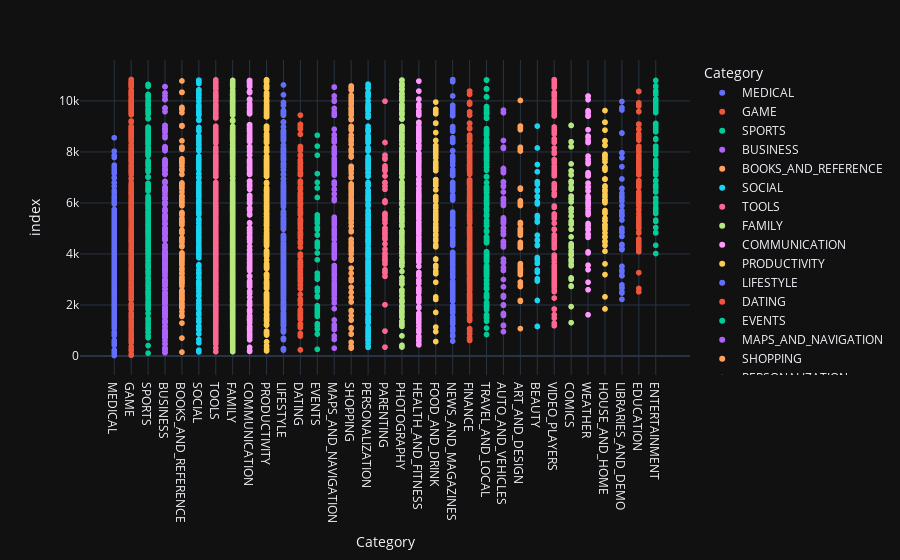

Here is the notebook cell this chart was saved with:
### Code cell
fig = px.scatter(sub_250, x="Category", color="Category")
fig.show()

### Figure 1 — Plotly figure (JSON) as saved in the notebook; plotly's stock layout.template omitted (floating-point values rounded to 4 significant figures; data arrays with more than 128 entries replaced by an {"elided": "..."} marker saying what was removed)
{"data": [{"hovertemplate": "Category=%{x}<br>index=%{y}<extra></extra>", "legendgroup": "MEDICAL", "marker": {"color": "#636efa", "symbol": "circle"}, "mode": "markers", "name": "MEDICAL", "showlegend": true, "type": "scattergl", "x": {"elided": "302 str values"}, "xaxis": "x", "y": {"elided": "302 int values"}, "yaxis": "y"}, {"hovertemplate": "Category=%{x}<br>index=%{y}<extra></extra>", "legendgroup": "GAME", "marker": {"color": "#EF553B", "symbol": "circle"}, "mode": "markers", "name": "GAME", "showlegend": true, "type": "scattergl", "x": {"elided": "1074 str values"}, "xaxis": "x", "y": {"elided": "1074 int values"}, "yaxis": "y"}, {"hovertemplate": "Category=%{x}<br>index=%{y}<extra></extra>", "legendgroup": "SPORTS", "marker": {"color": "#00cc96", "symbol": "circle"}, "mode": "markers", "name": "SPORTS", "showlegend": true, "type": "scattergl", "x": {"elided": "286 str values"}, "xaxis": "x", "y": {"elided": "286 int values"}, "yaxis": "y"}, {"hovertemplate": "Category=%{x}<br>index=%{y}<extra></extra>", "legendgroup": "BUSINESS", "marker": {"color": "#ab63fa", "symbol": "circle"}, "mode": "markers", "name": "BUSINESS", "showlegend": true, "type": "scattergl", "x": {"elided": "270 str values"}, "xaxis": "x", "y": {"elided": "270 int values"}, "yaxis": "y"}, {"hovertemplate": "Category=%{x}<br>index=%{y}<extra></extra>", "legendgroup": "BOOKS_AND_REFERENCE", "marker": {"color": "#FFA15A", "symbol": "circle"}, "mode": "markers", "name": "BOOKS_AND_REFERENCE", "showlegend": true, "type": "scattergl", "x": {"elided": "177 str values"}, "xaxis": "x", "y": {"elided": "177 int values"}, "yaxis": "y"}, {"hovertemplate": "Category=%{x}<br>index=%{y}<extra></extra>", "legendgroup": "SOCIAL", "marker": {"color": "#19d3f3", "symbol": "circle"}, "mode": "markers", "name": "SOCIAL", "showlegend": true, "type": "scattergl", "x": {"elided": "244 str values"}, "xaxis": "x", "y": {"elided": "244 int values"}, "yaxis": "y"}, {"hovertemplate": "Category=%{x}<br>index=%{y}<extra></extra>", "legendgroup": "TOOLS", "marker": {"color": "#FF6692", "symbol": "circle"}, "mode": "markers", "name": "TOOLS", "showlegend": true, "type": "scattergl", "x": {"elided": "733 str values"}, "xaxis": "x", "y": {"elided": "733 int values"}, "yaxis": "y"}, {"hovertemplate": "Category=%{x}<br>index=%{y}<extra></extra>", "legendgroup": "FAMILY", "marker": {"color": "#B6E880", "symbol": "circle"}, "mode": "markers", "name": "FAMILY", "showlegend": true, "type": "scattergl", "x": {"elided": "1714 str values"}, "xaxis": "x", "y": {"elided": "1714 int values"}, "yaxis": "y"}, {"hovertemplate": "Category=%{x}<br>index=%{y}<extra></extra>", "legendgroup": "COMMUNICATION", "marker": {"color": "#FF97FF", "symbol": "circle"}, "mode": "markers", "name": "COMMUNICATION", "showlegend": true, "type": "scattergl", "x": {"elided": "307 str values"}, "xaxis": "x", "y": {"elided": "307 int values"}, "yaxis": "y"}, {"hovertemplate": "Category=%{x}<br>index=%{y}<extra></extra>", "legendgroup": "PRODUCTIVITY", "marker": {"color": "#FECB52", "symbol": "circle"}, "mode": "markers", "name": "PRODUCTIVITY", "showlegend": true, "type": "scattergl", "x": {"elided": "334 str values"}, "xaxis": "x", "y": {"elided": "334 int values"}, "yaxis": "y"}, {"hovertemplate": "Category=%{x}<br>index=%{y}<extra></extra>", "legendgroup": "LIFESTYLE", "marker": {"color": "#636efa", "symbol": "circle"}, "mode": "markers", "name": "LIFESTYLE", "showlegend": true, "type": "scattergl", "x": {"elided": "301 str values"}, "xaxis": "x", "y": {"elided": "301 int values"}, "yaxis": "y"}, {"hovertemplate": "Category=%{x}<br>index=%{y}<extra></extra>", "legendgroup": "DATING", "marker": {"color": "#EF553B", "symbol": "circle"}, "mode": "markers", "name": "DATING", "showlegend": true, "type": "scattergl", "x": {"elided": "159 str values"}, "xaxis": "x", "y": {"elided": "159 int values"}, "yaxis": "y"}, {"hovertemplate": "Category=%{x}<br>index=%{y}<extra></extra>", "legendgroup": "EVENTS", "marker": {"color": "#00cc96", "symbol": "circle"}, "mode": "markers", "name": "EVENTS", "showlegend": true, "type": "scattergl", "x": ["EVENTS", "EVENTS", "EVENTS", "EVENTS", "EVENTS", "EVENTS", "EVENTS", "EVENTS", "EVENTS", "EVENTS", "EVENTS", "EVENTS", "EVENTS", "EVENTS", "EVENTS", "EVENTS", "EVENTS", "EVENTS", "EVENTS", "EVENTS", "EVENTS", "EVENTS", "EVENTS", "EVENTS", "EVENTS", "EVENTS", "EVENTS", "EVENTS", "EVENTS", "EVENTS", "EVENTS", "EVENTS", "EVENTS", "EVENTS", "EVENTS", "EVENTS", "EVENTS", "EVENTS", "EVENTS", "EVENTS", "EVENTS", "EVENTS", "EVENTS", "EVENTS", "EVENTS"], "xaxis": "x", "y": [265, 861, 1051, 1181, 1268, 1557, 1558, 1633, 1685, 1768, 1790, 1862, 1971, 2316, 2351, 2539, 2661, 3014, 3125, 3250, 3774, 4039, 4267, 4356, 4447, 4469, 4738, 4754, 4963, 5006, 5039, 5040, 5041, 5216, 5223, 5347, 5430, 5531, 6216, 6588, 6808, 7150, 7872, 8228, 8654], "yaxis": "y"}, {"hovertemplate": "Category=%{x}<br>index=%{y}<extra></extra>", "legendgroup": "MAPS_AND_NAVIGATION", "marker": {"color": "#ab63fa", "symbol": "circle"}, "mode": "markers", "name": "MAPS_AND_NAVIGATION", "showlegend": true, "type": "scattergl", "x": ["MAPS_AND_NAVIGATION", "MAPS_AND_NAVIGATION", "MAPS_AND_NAVIGATION", "MAPS_AND_NAVIGATION", "MAPS_AND_NAVIGATION", "MAPS_AND_NAVIGATION", "MAPS_AND_NAVIGATION", "MAPS_AND_NAVIGATION", "MAPS_AND_NAVIGATION", "MAPS_AND_NAVIGATION", "MAPS_AND_NAVIGATION", "MAPS_AND_NAVIGATION", "MAPS_AND_NAVIGATION", "MAPS_AND_NAVIGATION", "MAPS_AND_NAVIGATION", "MAPS_AND_NAVIGATION", "MAPS_AND_NAVIGATION", "MAPS_AND_NAVIGATION", "MAPS_AND_NAVIGATION", "MAPS_AND_NAVIGATION", "MAPS_AND_NAVIGATION", "MAPS_AND_NAVIGATION", "MAPS_AND_NAVIGATION", "MAPS_AND_NAVIGATION", "MAPS_AND_NAVIGATION", "MAPS_AND_NAVIGATION", "MAPS_AND_NAVIGATION", "MAPS_AND_NAVIGATION", "MAPS_AND_NAVIGATION", "MAPS_AND_NAVIGATION", "MAPS_AND_NAVIGATION", "MAPS_AND_NAVIGATION", "MAPS_AND_NAVIGATION", "MAPS_AND_NAVIGATION", "MAPS_AND_NAVIGATION", "MAPS_AND_NAVIGATION", "MAPS_AND_NAVIGATION", "MAPS_AND_NAVIGATION", "MAPS_AND_NAVIGATION", "MAPS_AND_NAVIGATION", "MAPS_AND_NAVIGATION", "MAPS_AND_NAVIGATION", "MAPS_AND_NAVIGATION", "MAPS_AND_NAVIGATION", "MAPS_AND_NAVIGATION", "MAPS_AND_NAVIGATION", "MAPS_AND_NAVIGATION", "MAPS_AND_NAVIGATION", "MAPS_AND_NAVIGATION", "MAPS_AND_NAVIGATION", "MAPS_AND_NAVIGATION", "MAPS_AND_NAVIGATION", "MAPS_AND_NAVIGATION", "MAPS_AND_NAVIGATION", "MAPS_AND_NAVIGATION", "MAPS_AND_NAVIGATION", "MAPS_AND_NAVIGATION", "MAPS_AND_NAVIGATION", "MAPS_AND_NAVIGATION", "MAPS_AND_NAVIGATION", "MAPS_AND_NAVIGATION", "MAPS_AND_NAVIGATION", "MAPS_AND_NAVIGATION", "MAPS_AND_NAVIGATION", "MAPS_AND_NAVIGATION", "MAPS_AND_NAVIGATION", "MAPS_AND_NAVIGATION", "MAPS_AND_NAVIGATION", "MAPS_AND_NAVIGATION", "MAPS_AND_NAVIGATION", "MAPS_AND_NAVIGATION", "MAPS_AND_NAVIGATION", "MAPS_AND_NAVIGATION", "MAPS_AND_NAVIGATION", "MAPS_AND_NAVIGATION", "MAPS_AND_NAVIGATION", "MAPS_AND_NAVIGATION", "MAPS_AND_NAVIGATION", "MAPS_AND_NAVIGATION", "MAPS_AND_NAVIGATION", "MAPS_AND_NAVIGATION", "MAPS_AND_NAVIGATION", "MAPS_AND_NAVIGATION", "MAPS_AND_NAVIGATION", "MAPS_AND_NAVIGATION", "MAPS_AND_NAVIGATION", "MAPS_AND_NAVIGATION", "MAPS_AND_NAVIGATION", "MAPS_AND_NAVIGATION", "MAPS_AND_NAVIGATION", "MAPS_AND_NAVIGATION", "MAPS_AND_NAVIGATION", "MAPS_AND_NAVIGATION", "MAPS_AND_NAVIGATION", "MAPS_AND_NAVIGATION", "MAPS_AND_NAVIGATION", "MAPS_AND_NAVIGATION", "MAPS_AND_NAVIGATION", "MAPS_AND_NAVIGATION", "MAPS_AND_NAVIGATION", "MAPS_AND_NAVIGATION", "MAPS_AND_NAVIGATION", "MAPS_AND_NAVIGATION", "MAPS_AND_NAVIGATION", "MAPS_AND_NAVIGATION", "MAPS_AND_NAVIGATION", "MAPS_AND_NAVIGATION", "MAPS_AND_NAVIGATION", "MAPS_AND_NAVIGATION", "MAPS_AND_NAVIGATION", "MAPS_AND_NAVIGATION", "MAPS_AND_NAVIGATION", "MAPS_AND_NAVIGATION", "MAPS_AND_NAVIGATION", "MAPS_AND_NAVIGATION", "MAPS_AND_NAVIGATION", "MAPS_AND_NAVIGATION", "MAPS_AND_NAVIGATION", "MAPS_AND_NAVIGATION", "MAPS_AND_NAVIGATION", "MAPS_AND_NAVIGATION", "MAPS_AND_NAVIGATION", "MAPS_AND_NAVIGATION", "MAPS_AND_NAVIGATION"], "xaxis": "x", "y": [308, 650, 786, 1037, 1140, 1225, 1414, 1855, 2084, 2085, 2232, 2257, 2273, 2284, 2411, 2499, 2523, 2623, 2641, 2736, 2799, 2823, 2876, 3004, 3132, 3188, 3199, 3218, 3325, 3413, 3455, 3534, 3547, 3836, 3932, 3996, 4015, 4063, 4083, 4097, 4118, 4155, 4242, 4265, 4328, 4398, 4567, 4604, 4734, 4753, 4854, 4923, 4954, 4986, 5131, 5132, 5161, 5196, 5270, 5345, 5440, 6092, 6170, 6352, 6532, 6539, 6724, 6731, 6778, 6822, 7095, 7096, 7097, 7098, 7199, 7209, 7307, 7352, 7458, 7540, 7570, 7579, 7650, 7722, 7747, 7907, 7921, 7922, 7950, 7951, 8058, 8175, 8389, 8390, 8391, 8392, 8393, 8394, 8395, 8396, 8397, 8398, 8399, 8493, 8535, 8536, 8674, 8890, 9435, 9436, 9437, 9438, 9481, 9486, 9556, 9701, 9706, 9988, 10023, 10195, 10540, 10541, 10542, 10543], "yaxis": "y"}, {"hovertemplate": "Category=%{x}<br>index=%{y}<extra></extra>", "legendgroup": "SHOPPING", "marker": {"color": "#FFA15A", "symbol": "circle"}, "mode": "markers", "name": "SHOPPING", "showlegend": true, "type": "scattergl", "x": {"elided": "201 str values"}, "xaxis": "x", "y": {"elided": "201 int values"}, "yaxis": "y"}, {"hovertemplate": "Category=%{x}<br>index=%{y}<extra></extra>", "legendgroup": "PERSONALIZATION", "marker": {"color": "#19d3f3", "symbol": "circle"}, "mode": "markers", "name": "PERSONALIZATION", "showlegend": true, "type": "scattergl", "x": {"elided": "310 str values"}, "xaxis": "x", "y": {"elided": "310 int values"}, "yaxis": "y"}, {"hovertemplate": "Category=%{x}<br>index=%{y}<extra></extra>", "legendgroup": "PARENTING", "marker": {"color": "#FF6692", "symbol": "circle"}, "mode": "markers", "name": "PARENTING", "showlegend": true, "type": "scattergl", "x": ["PARENTING", "PARENTING", "PARENTING", "PARENTING", "PARENTING", "PARENTING", "PARENTING", "PARENTING", "PARENTING", "PARENTING", "PARENTING", "PARENTING", "PARENTING", "PARENTING", "PARENTING", "PARENTING", "PARENTING", "PARENTING", "PARENTING", "PARENTING", "PARENTING", "PARENTING", "PARENTING", "PARENTING", "PARENTING", "PARENTING", "PARENTING", "PARENTING", "PARENTING", "PARENTING", "PARENTING", "PARENTING", "PARENTING", "PARENTING", "PARENTING", "PARENTING", "PARENTING", "PARENTING", "PARENTING", "PARENTING", "PARENTING", "PARENTING", "PARENTING", "PARENTING", "PARENTING", "PARENTING", "PARENTING", "PARENTING", "PARENTING", "PARENTING"], "xaxis": "x", "y": [349, 978, 2012, 3123, 3263, 3304, 3383, 3609, 3707, 3752, 3820, 3901, 3981, 4036, 4187, 4393, 4581, 4642, 4654, 4749, 4818, 4853, 4921, 4999, 5017, 5220, 5338, 5362, 5445, 5512, 5549, 5590, 6020, 6035, 6081, 6536, 6656, 6783, 6805, 7059, 7060, 7260, 7312, 7379, 7452, 7721, 7770, 7876, 8371, 9987], "yaxis": "y"}, {"hovertemplate": "Category=%{x}<br>index=%{y}<extra></extra>", "legendgroup": "PHOTOGRAPHY", "marker": {"color": "#B6E880", "symbol": "circle"}, "mode": "markers", "name": "PHOTOGRAPHY", "showlegend": true, "type": "scattergl", "x": {"elided": "304 str values"}, "xaxis": "x", "y": {"elided": "304 int values"}, "yaxis": "y"}, {"hovertemplate": "Category=%{x}<br>index=%{y}<extra></extra>", "legendgroup": "HEALTH_AND_FITNESS", "marker": {"color": "#FF97FF", "symbol": "circle"}, "mode": "markers", "name": "HEALTH_AND_FITNESS", "showlegend": true, "type": "scattergl", "x": {"elided": "262 str values"}, "xaxis": "x", "y": {"elided": "262 int values"}, "yaxis": "y"}, {"hovertemplate": "Category=%{x}<br>index=%{y}<extra></extra>", "legendgroup": "FOOD_AND_DRINK", "marker": {"color": "#FECB52", "symbol": "circle"}, "mode": "markers", "name": "FOOD_AND_DRINK", "showlegend": true, "type": "scattergl", "x": ["FOOD_AND_DRINK", "FOOD_AND_DRINK", "FOOD_AND_DRINK", "FOOD_AND_DRINK", "FOOD_AND_DRINK", "FOOD_AND_DRINK", "FOOD_AND_DRINK", "FOOD_AND_DRINK", "FOOD_AND_DRINK", "FOOD_AND_DRINK", "FOOD_AND_DRINK", "FOOD_AND_DRINK", "FOOD_AND_DRINK", "FOOD_AND_DRINK", "FOOD_AND_DRINK", "FOOD_AND_DRINK", "FOOD_AND_DRINK", "FOOD_AND_DRINK", "FOOD_AND_DRINK", "FOOD_AND_DRINK", "FOOD_AND_DRINK", "FOOD_AND_DRINK", "FOOD_AND_DRINK", "FOOD_AND_DRINK", "FOOD_AND_DRINK", "FOOD_AND_DRINK", "FOOD_AND_DRINK", "FOOD_AND_DRINK", "FOOD_AND_DRINK", "FOOD_AND_DRINK", "FOOD_AND_DRINK", "FOOD_AND_DRINK", "FOOD_AND_DRINK", "FOOD_AND_DRINK", "FOOD_AND_DRINK", "FOOD_AND_DRINK", "FOOD_AND_DRINK", "FOOD_AND_DRINK", "FOOD_AND_DRINK", "FOOD_AND_DRINK", "FOOD_AND_DRINK", "FOOD_AND_DRINK", "FOOD_AND_DRINK", "FOOD_AND_DRINK", "FOOD_AND_DRINK", "FOOD_AND_DRINK", "FOOD_AND_DRINK", "FOOD_AND_DRINK", "FOOD_AND_DRINK", "FOOD_AND_DRINK", "FOOD_AND_DRINK", "FOOD_AND_DRINK", "FOOD_AND_DRINK", "FOOD_AND_DRINK", "FOOD_AND_DRINK", "FOOD_AND_DRINK", "FOOD_AND_DRINK", "FOOD_AND_DRINK", "FOOD_AND_DRINK", "FOOD_AND_DRINK", "FOOD_AND_DRINK", "FOOD_AND_DRINK", "FOOD_AND_DRINK", "FOOD_AND_DRINK", "FOOD_AND_DRINK", "FOOD_AND_DRINK", "FOOD_AND_DRINK", "FOOD_AND_DRINK", "FOOD_AND_DRINK", "FOOD_AND_DRINK", "FOOD_AND_DRINK", "FOOD_AND_DRINK", "FOOD_AND_DRINK", "FOOD_AND_DRINK", "FOOD_AND_DRINK", "FOOD_AND_DRINK", "FOOD_AND_DRINK", "FOOD_AND_DRINK", "FOOD_AND_DRINK", "FOOD_AND_DRINK", "FOOD_AND_DRINK", "FOOD_AND_DRINK", "FOOD_AND_DRINK", "FOOD_AND_DRINK", "FOOD_AND_DRINK", "FOOD_AND_DRINK", "FOOD_AND_DRINK", "FOOD_AND_DRINK", "FOOD_AND_DRINK", "FOOD_AND_DRINK", "FOOD_AND_DRINK", "FOOD_AND_DRINK", "FOOD_AND_DRINK", "FOOD_AND_DRINK", "FOOD_AND_DRINK", "FOOD_AND_DRINK", "FOOD_AND_DRINK", "FOOD_AND_DRINK", "FOOD_AND_DRINK", "FOOD_AND_DRINK", "FOOD_AND_DRINK", "FOOD_AND_DRINK", "FOOD_AND_DRINK", "FOOD_AND_DRINK", "FOOD_AND_DRINK", "FOOD_AND_DRINK"], "xaxis": "x", "y": [568, 958, 1134, 1710, 2218, 2318, 2893, 3227, 3287, 3327, 3481, 3553, 3791, 3805, 4282, 4291, 4357, 4519, 4588, 4593, 4726, 4763, 4764, 4909, 4955, 5010, 5044, 5045, 5167, 5181, 5330, 5348, 5401, 5442, 5490, 5577, 5688, 5820, 5821, 5904, 6088, 6089, 6123, 6223, 6244, 6256, 6513, 6684, 6685, 6704, 6791, 6904, 6905, 6906, 6907, 6908, 6909, 6910, 6911, 6912, 6913, 6914, 7265, 7361, 7362, 7385, 7386, 7393, 7422, 7516, 7599, 7600, 7601, 7771, 7772, 7893, 7911, 7912, 8012, 8068, 8111, 8112, 8113, 8114, 8242, 8243, 8244, 8245, 8246, 8450, 8761, 9127, 9128, 9129, 9130, 9132, 9497, 9510, 9511, 9544, 9598, 9621, 9641, 9642, 9672, 9954], "yaxis": "y"}, {"hovertemplate": "Category=%{x}<br>index=%{y}<extra></extra>", "legendgroup": "NEWS_AND_MAGAZINES", "marker": {"color": "#636efa", "symbol": "circle"}, "mode": "markers", "name": "NEWS_AND_MAGAZINES", "showlegend": true, "type": "scattergl", "x": {"elided": "214 str values"}, "xaxis": "x", "y": {"elided": "214 int values"}, "yaxis": "y"}, {"hovertemplate": "Category=%{x}<br>index=%{y}<extra></extra>", "legendgroup": "FINANCE", "marker": {"color": "#EF553B", "symbol": "circle"}, "mode": "markers", "name": "FINANCE", "showlegend": true, "type": "scattergl", "x": {"elided": "311 str values"}, "xaxis": "x", "y": {"elided": "311 int values"}, "yaxis": "y"}, {"hovertemplate": "Category=%{x}<br>index=%{y}<extra></extra>", "legendgroup": "TRAVEL_AND_LOCAL", "marker": {"color": "#00cc96", "symbol": "circle"}, "mode": "markers", "name": "TRAVEL_AND_LOCAL", "showlegend": true, "type": "scattergl", "x": {"elided": "205 str values"}, "xaxis": "x", "y": {"elided": "205 int values"}, "yaxis": "y"}, {"hovertemplate": "Category=%{x}<br>index=%{y}<extra></extra>", "legendgroup": "AUTO_AND_VEHICLES", "marker": {"color": "#ab63fa", "symbol": "circle"}, "mode": "markers", "name": "AUTO_AND_VEHICLES", "showlegend": true, "type": "scattergl", "x": ["AUTO_AND_VEHICLES", "AUTO_AND_VEHICLES", "AUTO_AND_VEHICLES", "AUTO_AND_VEHICLES", "AUTO_AND_VEHICLES", "AUTO_AND_VEHICLES", "AUTO_AND_VEHICLES", "AUTO_AND_VEHICLES", "AUTO_AND_VEHICLES", "AUTO_AND_VEHICLES", "AUTO_AND_VEHICLES", "AUTO_AND_VEHICLES", "AUTO_AND_VEHICLES", "AUTO_AND_VEHICLES", "AUTO_AND_VEHICLES", "AUTO_AND_VEHICLES", "AUTO_AND_VEHICLES", "AUTO_AND_VEHICLES", "AUTO_AND_VEHICLES", "AUTO_AND_VEHICLES", "AUTO_AND_VEHICLES", "AUTO_AND_VEHICLES", "AUTO_AND_VEHICLES", "AUTO_AND_VEHICLES", "AUTO_AND_VEHICLES", "AUTO_AND_VEHICLES", "AUTO_AND_VEHICLES", "AUTO_AND_VEHICLES", "AUTO_AND_VEHICLES", "AUTO_AND_VEHICLES", "AUTO_AND_VEHICLES", "AUTO_AND_VEHICLES", "AUTO_AND_VEHICLES", "AUTO_AND_VEHICLES", "AUTO_AND_VEHICLES", "AUTO_AND_VEHICLES", "AUTO_AND_VEHICLES", "AUTO_AND_VEHICLES", "AUTO_AND_VEHICLES", "AUTO_AND_VEHICLES", "AUTO_AND_VEHICLES", "AUTO_AND_VEHICLES", "AUTO_AND_VEHICLES", "AUTO_AND_VEHICLES", "AUTO_AND_VEHICLES", "AUTO_AND_VEHICLES", "AUTO_AND_VEHICLES", "AUTO_AND_VEHICLES", "AUTO_AND_VEHICLES", "AUTO_AND_VEHICLES", "AUTO_AND_VEHICLES", "AUTO_AND_VEHICLES", "AUTO_AND_VEHICLES", "AUTO_AND_VEHICLES", "AUTO_AND_VEHICLES", "AUTO_AND_VEHICLES", "AUTO_AND_VEHICLES", "AUTO_AND_VEHICLES", "AUTO_AND_VEHICLES", "AUTO_AND_VEHICLES", "AUTO_AND_VEHICLES", "AUTO_AND_VEHICLES", "AUTO_AND_VEHICLES", "AUTO_AND_VEHICLES", "AUTO_AND_VEHICLES", "AUTO_AND_VEHICLES", "AUTO_AND_VEHICLES", "AUTO_AND_VEHICLES", "AUTO_AND_VEHICLES", "AUTO_AND_VEHICLES", "AUTO_AND_VEHICLES", "AUTO_AND_VEHICLES", "AUTO_AND_VEHICLES"], "xaxis": "x", "y": [956, 1188, 1209, 1591, 1626, 1669, 1987, 2008, 2312, 2336, 2337, 2345, 2359, 2372, 2712, 3000, 3352, 3470, 3657, 3668, 3692, 3801, 4275, 4366, 4473, 4486, 4492, 4758, 4790, 4791, 4903, 5018, 5019, 5020, 5202, 5210, 5239, 5263, 5277, 5283, 5293, 5294, 5302, 5306, 5346, 5354, 5367, 5372, 5388, 5416, 5902, 5977, 6086, 6149, 6180, 6430, 6645, 6672, 6823, 6824, 6825, 6826, 7186, 7215, 7231, 7313, 7320, 7353, 8138, 8184, 8449, 9539, 9640], "yaxis": "y"}, {"hovertemplate": "Category=%{x}<br>index=%{y}<extra></extra>", "legendgroup": "ART_AND_DESIGN", "marker": {"color": "#FFA15A", "symbol": "circle"}, "mode": "markers", "name": "ART_AND_DESIGN", "showlegend": true, "type": "scattergl", "x": ["ART_AND_DESIGN", "ART_AND_DESIGN", "ART_AND_DESIGN", "ART_AND_DESIGN", "ART_AND_DESIGN", "ART_AND_DESIGN", "ART_AND_DESIGN", "ART_AND_DESIGN", "ART_AND_DESIGN", "ART_AND_DESIGN", "ART_AND_DESIGN", "ART_AND_DESIGN", "ART_AND_DESIGN", "ART_AND_DESIGN", "ART_AND_DESIGN", "ART_AND_DESIGN", "ART_AND_DESIGN", "ART_AND_DESIGN", "ART_AND_DESIGN", "ART_AND_DESIGN", "ART_AND_DESIGN", "ART_AND_DESIGN", "ART_AND_DESIGN", "ART_AND_DESIGN", "ART_AND_DESIGN", "ART_AND_DESIGN", "ART_AND_DESIGN", "ART_AND_DESIGN", "ART_AND_DESIGN", "ART_AND_DESIGN", "ART_AND_DESIGN", "ART_AND_DESIGN", "ART_AND_DESIGN", "ART_AND_DESIGN", "ART_AND_DESIGN", "ART_AND_DESIGN", "ART_AND_DESIGN", "ART_AND_DESIGN", "ART_AND_DESIGN", "ART_AND_DESIGN", "ART_AND_DESIGN", "ART_AND_DESIGN", "ART_AND_DESIGN", "ART_AND_DESIGN", "ART_AND_DESIGN", "ART_AND_DESIGN", "ART_AND_DESIGN", "ART_AND_DESIGN", "ART_AND_DESIGN", "ART_AND_DESIGN", "ART_AND_DESIGN", "ART_AND_DESIGN", "ART_AND_DESIGN", "ART_AND_DESIGN", "ART_AND_DESIGN", "ART_AND_DESIGN", "ART_AND_DESIGN", "ART_AND_DESIGN", "ART_AND_DESIGN", "ART_AND_DESIGN", "ART_AND_DESIGN", "ART_AND_DESIGN"], "xaxis": "x", "y": [1076, 2145, 2159, 2177, 2725, 2773, 2891, 2902, 3189, 3284, 3305, 3370, 3399, 3414, 3427, 3433, 3513, 3598, 3622, 4243, 4274, 4340, 4352, 4434, 4454, 4735, 4775, 4819, 4855, 4878, 4935, 4965, 4977, 4978, 4987, 4988, 5162, 5174, 5178, 5197, 5201, 5214, 5233, 5901, 5919, 5975, 5989, 6021, 6083, 6540, 6552, 6563, 6585, 8037, 8123, 8183, 8872, 8943, 8995, 9012, 9013, 10018], "yaxis": "y"}, {"hovertemplate": "Category=%{x}<br>index=%{y}<extra></extra>", "legendgroup": "BEAUTY", "marker": {"color": "#19d3f3", "symbol": "circle"}, "mode": "markers", "name": "BEAUTY", "showlegend": true, "type": "scattergl", "x": ["BEAUTY", "BEAUTY", "BEAUTY", "BEAUTY", "BEAUTY", "BEAUTY", "BEAUTY", "BEAUTY", "BEAUTY", "BEAUTY", "BEAUTY", "BEAUTY", "BEAUTY", "BEAUTY", "BEAUTY", "BEAUTY", "BEAUTY", "BEAUTY", "BEAUTY", "BEAUTY", "BEAUTY", "BEAUTY", "BEAUTY", "BEAUTY", "BEAUTY", "BEAUTY", "BEAUTY", "BEAUTY", "BEAUTY", "BEAUTY", "BEAUTY", "BEAUTY", "BEAUTY", "BEAUTY", "BEAUTY", "BEAUTY", "BEAUTY", "BEAUTY", "BEAUTY", "BEAUTY", "BEAUTY", "BEAUTY"], "xaxis": "x", "y": [1159, 1164, 2178, 2940, 3010, 3028, 3286, 3306, 3338, 3371, 3632, 3633, 3635, 3769, 3839, 3862, 4329, 4348, 4531, 4553, 4736, 5254, 5284, 5433, 5460, 5506, 5961, 5978, 6022, 6036, 6239, 6259, 6476, 6509, 6732, 6827, 6828, 6829, 7223, 7506, 8156, 9014], "yaxis": "y"}, {"hovertemplate": "Category=%{x}<br>index=%{y}<extra></extra>", "legendgroup": "VIDEO_PLAYERS", "marker": {"color": "#FF6692", "symbol": "circle"}, "mode": "markers", "name": "VIDEO_PLAYERS", "showlegend": true, "type": "scattergl", "x": {"elided": "160 str values"}, "xaxis": "x", "y": {"elided": "160 int values"}, "yaxis": "y"}, {"hovertemplate": "Category=%{x}<br>index=%{y}<extra></extra>", "legendgroup": "COMICS", "marker": {"color": "#B6E880", "symbol": "circle"}, "mode": "markers", "name": "COMICS", "showlegend": true, "type": "scattergl", "x": ["COMICS", "COMICS", "COMICS", "COMICS", "COMICS", "COMICS", "COMICS", "COMICS", "COMICS", "COMICS", "COMICS", "COMICS", "COMICS", "COMICS", "COMICS", "COMICS", "COMICS", "COMICS", "COMICS", "COMICS", "COMICS", "COMICS", "COMICS", "COMICS", "COMICS", "COMICS", "COMICS", "COMICS", "COMICS", "COMICS", "COMICS", "COMICS", "COMICS", "COMICS", "COMICS", "COMICS", "COMICS", "COMICS", "COMICS", "COMICS", "COMICS", "COMICS", "COMICS", "COMICS", "COMICS", "COMICS", "COMICS", "COMICS", "COMICS", "COMICS", "COMICS", "COMICS", "COMICS", "COMICS", "COMICS", "COMICS", "COMICS", "COMICS"], "xaxis": "x", "y": [1308, 1938, 2728, 2750, 3007, 3060, 3061, 3535, 3590, 3711, 3762, 3771, 3796, 3955, 3966, 3984, 4009, 4106, 4245, 4294, 4301, 4355, 4402, 4671, 4966, 5165, 5166, 5240, 5286, 5484, 5485, 5656, 5774, 5784, 5785, 6041, 6161, 6165, 6171, 6272, 6541, 6566, 6622, 6787, 6845, 6846, 6847, 7099, 7100, 7253, 7261, 7531, 8203, 8204, 8205, 8400, 9039, 9040], "yaxis": "y"}, {"hovertemplate": "Category=%{x}<br>index=%{y}<extra></extra>", "legendgroup": "WEATHER", "marker": {"color": "#FF97FF", "symbol": "circle"}, "mode": "markers", "name": "WEATHER", "showlegend": true, "type": "scattergl", "x": ["WEATHER", "WEATHER", "WEATHER", "WEATHER", "WEATHER", "WEATHER", "WEATHER", "WEATHER", "WEATHER", "WEATHER", "WEATHER", "WEATHER", "WEATHER", "WEATHER", "WEATHER", "WEATHER", "WEATHER", "WEATHER", "WEATHER", "WEATHER", "WEATHER", "WEATHER", "WEATHER", "WEATHER", "WEATHER", "WEATHER", "WEATHER", "WEATHER", "WEATHER", "WEATHER", "WEATHER", "WEATHER", "WEATHER", "WEATHER", "WEATHER", "WEATHER", "WEATHER", "WEATHER", "WEATHER", "WEATHER", "WEATHER", "WEATHER", "WEATHER", "WEATHER", "WEATHER", "WEATHER", "WEATHER", "WEATHER", "WEATHER", "WEATHER", "WEATHER", "WEATHER", "WEATHER", "WEATHER", "WEATHER", "WEATHER", "WEATHER", "WEATHER", "WEATHER", "WEATHER", "WEATHER", "WEATHER", "WEATHER", "WEATHER", "WEATHER", "WEATHER", "WEATHER", "WEATHER", "WEATHER", "WEATHER", "WEATHER", "WEATHER", "WEATHER", "WEATHER", "WEATHER"], "xaxis": "x", "y": [1618, 2598, 2894, 3384, 3561, 4040, 4082, 4650, 4750, 4756, 4786, 4943, 4960, 5000, 5116, 5117, 5118, 5195, 5541, 5605, 5673, 5783, 5890, 5960, 6004, 6009, 6082, 6179, 6235, 6265, 6471, 6472, 6603, 6644, 6776, 6777, 7061, 7062, 7063, 7064, 7065, 7066, 7141, 7142, 7146, 7185, 7539, 7560, 7620, 7712, 7837, 8372, 8373, 8374, 8375, 8459, 8573, 8586, 8621, 8869, 9406, 9407, 9408, 9409, 9410, 9411, 9459, 9564, 9565, 9613, 10048, 10186, 10187, 10188, 10189], "yaxis": "y"}, {"hovertemplate": "Category=%{x}<br>index=%{y}<extra></extra>", "legendgroup": "HOUSE_AND_HOME", "marker": {"color": "#FECB52", "symbol": "circle"}, "mode": "markers", "name": "HOUSE_AND_HOME", "showlegend": true, "type": "scattergl", "x": ["HOUSE_AND_HOME", "HOUSE_AND_HOME", "HOUSE_AND_HOME", "HOUSE_AND_HOME", "HOUSE_AND_HOME", "HOUSE_AND_HOME", "HOUSE_AND_HOME", "HOUSE_AND_HOME", "HOUSE_AND_HOME", "HOUSE_AND_HOME", "HOUSE_AND_HOME", "HOUSE_AND_HOME", "HOUSE_AND_HOME", "HOUSE_AND_HOME", "HOUSE_AND_HOME", "HOUSE_AND_HOME", "HOUSE_AND_HOME", "HOUSE_AND_HOME", "HOUSE_AND_HOME", "HOUSE_AND_HOME", "HOUSE_AND_HOME", "HOUSE_AND_HOME", "HOUSE_AND_HOME", "HOUSE_AND_HOME", "HOUSE_AND_HOME", "HOUSE_AND_HOME", "HOUSE_AND_HOME", "HOUSE_AND_HOME", "HOUSE_AND_HOME", "HOUSE_AND_HOME", "HOUSE_AND_HOME", "HOUSE_AND_HOME", "HOUSE_AND_HOME", "HOUSE_AND_HOME", "HOUSE_AND_HOME", "HOUSE_AND_HOME", "HOUSE_AND_HOME", "HOUSE_AND_HOME", "HOUSE_AND_HOME", "HOUSE_AND_HOME", "HOUSE_AND_HOME", "HOUSE_AND_HOME", "HOUSE_AND_HOME", "HOUSE_AND_HOME", "HOUSE_AND_HOME", "HOUSE_AND_HOME", "HOUSE_AND_HOME", "HOUSE_AND_HOME", "HOUSE_AND_HOME", "HOUSE_AND_HOME", "HOUSE_AND_HOME", "HOUSE_AND_HOME", "HOUSE_AND_HOME", "HOUSE_AND_HOME", "HOUSE_AND_HOME", "HOUSE_AND_HOME", "HOUSE_AND_HOME", "HOUSE_AND_HOME", "HOUSE_AND_HOME", "HOUSE_AND_HOME", "HOUSE_AND_HOME", "HOUSE_AND_HOME", "HOUSE_AND_HOME", "HOUSE_AND_HOME", "HOUSE_AND_HOME", "HOUSE_AND_HOME", "HOUSE_AND_HOME", "HOUSE_AND_HOME"], "xaxis": "x", "y": [1846, 2319, 3192, 3612, 4107, 4335, 4478, 4497, 4658, 4683, 4826, 4973, 5051, 5141, 5142, 5143, 5298, 5309, 5310, 5403, 5592, 5632, 5703, 6010, 6055, 6094, 6104, 6114, 6116, 6128, 6245, 6332, 6450, 6514, 6627, 6666, 6933, 6934, 6935, 6936, 6937, 6938, 6939, 6940, 7288, 7365, 7366, 7395, 7611, 7702, 7755, 7831, 7836, 7850, 7885, 7909, 8258, 8259, 8260, 8426, 8440, 8856, 9162, 9163, 9164, 9166, 9167, 9622], "yaxis": "y"}, {"hovertemplate": "Category=%{x}<br>index=%{y}<extra></extra>", "legendgroup": "LIBRARIES_AND_DEMO", "marker": {"color": "#636efa", "symbol": "circle"}, "mode": "markers", "name": "LIBRARIES_AND_DEMO", "showlegend": true, "type": "scattergl", "x": ["LIBRARIES_AND_DEMO", "LIBRARIES_AND_DEMO", "LIBRARIES_AND_DEMO", "LIBRARIES_AND_DEMO", "LIBRARIES_AND_DEMO", "LIBRARIES_AND_DEMO", "LIBRARIES_AND_DEMO", "LIBRARIES_AND_DEMO", "LIBRARIES_AND_DEMO", "LIBRARIES_AND_DEMO", "LIBRARIES_AND_DEMO", "LIBRARIES_AND_DEMO", "LIBRARIES_AND_DEMO", "LIBRARIES_AND_DEMO", "LIBRARIES_AND_DEMO", "LIBRARIES_AND_DEMO", "LIBRARIES_AND_DEMO", "LIBRARIES_AND_DEMO", "LIBRARIES_AND_DEMO", "LIBRARIES_AND_DEMO", "LIBRARIES_AND_DEMO", "LIBRARIES_AND_DEMO", "LIBRARIES_AND_DEMO", "LIBRARIES_AND_DEMO", "LIBRARIES_AND_DEMO", "LIBRARIES_AND_DEMO", "LIBRARIES_AND_DEMO", "LIBRARIES_AND_DEMO", "LIBRARIES_AND_DEMO", "LIBRARIES_AND_DEMO", "LIBRARIES_AND_DEMO", "LIBRARIES_AND_DEMO", "LIBRARIES_AND_DEMO", "LIBRARIES_AND_DEMO", "LIBRARIES_AND_DEMO", "LIBRARIES_AND_DEMO", "LIBRARIES_AND_DEMO", "LIBRARIES_AND_DEMO", "LIBRARIES_AND_DEMO", "LIBRARIES_AND_DEMO", "LIBRARIES_AND_DEMO", "LIBRARIES_AND_DEMO", "LIBRARIES_AND_DEMO", "LIBRARIES_AND_DEMO", "LIBRARIES_AND_DEMO", "LIBRARIES_AND_DEMO", "LIBRARIES_AND_DEMO", "LIBRARIES_AND_DEMO", "LIBRARIES_AND_DEMO", "LIBRARIES_AND_DEMO", "LIBRARIES_AND_DEMO", "LIBRARIES_AND_DEMO", "LIBRARIES_AND_DEMO", "LIBRARIES_AND_DEMO", "LIBRARIES_AND_DEMO", "LIBRARIES_AND_DEMO", "LIBRARIES_AND_DEMO", "LIBRARIES_AND_DEMO", "LIBRARIES_AND_DEMO", "LIBRARIES_AND_DEMO", "LIBRARIES_AND_DEMO", "LIBRARIES_AND_DEMO", "LIBRARIES_AND_DEMO", "LIBRARIES_AND_DEMO", "LIBRARIES_AND_DEMO"], "xaxis": "x", "y": [2222, 2470, 2515, 2670, 2671, 2672, 2673, 2674, 2789, 3150, 3151, 3152, 3153, 3154, 3156, 3311, 3366, 3517, 3518, 4171, 4188, 4189, 4190, 4191, 4193, 4194, 4195, 4196, 4197, 4336, 4371, 4372, 4694, 4695, 4696, 4846, 4860, 4946, 5011, 5331, 5491, 5501, 5507, 5532, 5617, 5696, 5896, 6084, 6191, 6261, 6377, 6558, 6572, 6941, 7423, 7773, 7965, 7966, 7967, 8735, 8745, 9644, 9738, 9739, 9978], "yaxis": "y"}, {"hovertemplate": "Category=%{x}<br>index=%{y}<extra></extra>", "legendgroup": "EDUCATION", "marker": {"color": "#EF553B", "symbol": "circle"}, "mode": "markers", "name": "EDUCATION", "showlegend": true, "type": "scattergl", "x": {"elided": "129 str values"}, "xaxis": "x", "y": {"elided": "129 int values"}, "yaxis": "y"}, {"hovertemplate": "Category=%{x}<br>index=%{y}<extra></extra>", "legendgroup": "ENTERTAINMENT", "marker": {"color": "#00cc96", "symbol": "circle"}, "mode": "markers", "name": "ENTERTAINMENT", "showlegend": true, "type": "scattergl", "x": ["ENTERTAINMENT", "ENTERTAINMENT", "ENTERTAINMENT", "ENTERTAINMENT", "ENTERTAINMENT", "ENTERTAINMENT", "ENTERTAINMENT", "ENTERTAINMENT", "ENTERTAINMENT", "ENTERTAINMENT", "ENTERTAINMENT", "ENTERTAINMENT", "ENTERTAINMENT", "ENTERTAINMENT", "ENTERTAINMENT", "ENTERTAINMENT", "ENTERTAINMENT", "ENTERTAINMENT", "ENTERTAINMENT", "ENTERTAINMENT", "ENTERTAINMENT", "ENTERTAINMENT", "ENTERTAINMENT", "ENTERTAINMENT", "ENTERTAINMENT", "ENTERTAINMENT", "ENTERTAINMENT", "ENTERTAINMENT", "ENTERTAINMENT", "ENTERTAINMENT", "ENTERTAINMENT", "ENTERTAINMENT", "ENTERTAINMENT", "ENTERTAINMENT", "ENTERTAINMENT", "ENTERTAINMENT", "ENTERTAINMENT", "ENTERTAINMENT", "ENTERTAINMENT", "ENTERTAINMENT", "ENTERTAINMENT", "ENTERTAINMENT", "ENTERTAINMENT", "ENTERTAINMENT", "ENTERTAINMENT", "ENTERTAINMENT", "ENTERTAINMENT", "ENTERTAINMENT", "ENTERTAINMENT", "ENTERTAINMENT", "ENTERTAINMENT", "ENTERTAINMENT", "ENTERTAINMENT", "ENTERTAINMENT", "ENTERTAINMENT", "ENTERTAINMENT", "ENTERTAINMENT", "ENTERTAINMENT", "ENTERTAINMENT", "ENTERTAINMENT", "ENTERTAINMENT", "ENTERTAINMENT", "ENTERTAINMENT", "ENTERTAINMENT", "ENTERTAINMENT", "ENTERTAINMENT", "ENTERTAINMENT", "ENTERTAINMENT", "ENTERTAINMENT", "ENTERTAINMENT", "ENTERTAINMENT", "ENTERTAINMENT", "ENTERTAINMENT", "ENTERTAINMENT", "ENTERTAINMENT", "ENTERTAINMENT", "ENTERTAINMENT", "ENTERTAINMENT", "ENTERTAINMENT", "ENTERTAINMENT", "ENTERTAINMENT", "ENTERTAINMENT", "ENTERTAINMENT", "ENTERTAINMENT", "ENTERTAINMENT", "ENTERTAINMENT", "ENTERTAINMENT", "ENTERTAINMENT", "ENTERTAINMENT", "ENTERTAINMENT", "ENTERTAINMENT", "ENTERTAINMENT", "ENTERTAINMENT", "ENTERTAINMENT", "ENTERTAINMENT", "ENTERTAINMENT", "ENTERTAINMENT", "ENTERTAINMENT", "ENTERTAINMENT", "ENTERTAINMENT", "ENTERTAINMENT", "ENTERTAINMENT", "ENTERTAINMENT", "ENTERTAINMENT", "ENTERTAINMENT", "ENTERTAINMENT", "ENTERTAINMENT", "ENTERTAINMENT", "ENTERTAINMENT", "ENTERTAINMENT", "ENTERTAINMENT"], "xaxis": "x", "y": [4018, 4342, 4824, 4845, 5037, 5038, 5278, 5329, 5589, 5687, 5773, 5790, 5819, 5963, 6046, 6190, 6435, 6436, 6437, 6438, 6440, 6442, 6587, 6606, 6680, 6681, 6701, 6870, 6871, 6872, 6873, 6874, 6875, 6876, 6877, 6878, 6879, 6881, 7104, 7105, 7178, 7179, 7183, 7195, 7206, 7232, 7392, 7513, 7574, 7583, 7616, 7683, 7903, 7908, 8010, 8047, 8093, 8110, 8219, 8220, 8221, 8222, 8223, 8224, 8225, 8487, 8517, 8791, 8853, 8855, 8875, 8978, 8983, 8984, 9094, 9095, 9096, 9097, 9098, 9099, 9100, 9101, 9102, 9103, 9104, 9107, 9109, 9110, 9115, 9119, 9541, 9568, 9597, 9671, 9786, 9804, 9906, 10019, 10049, 10068, 10069, 10251, 10314, 10315, 10376, 10377, 10379, 10380, 10553, 10593, 10803], "yaxis": "y"}], "layout": {"legend": {"title": {"text": "Category"}, "tracegroupgap": 0}, "margin": {"t": 60}, "xaxis": {"anchor": "y", "categoryarray": ["MEDICAL", "GAME", "SPORTS", "BUSINESS", "BOOKS_AND_REFERENCE", "SOCIAL", "TOOLS", "FAMILY", "COMMUNICATION", "PRODUCTIVITY", "LIFESTYLE", "DATING", "EVENTS", "MAPS_AND_NAVIGATION", "SHOPPING", "PERSONALIZATION", "PARENTING", "PHOTOGRAPHY", "HEALTH_AND_FITNESS", "FOOD_AND_DRINK", "NEWS_AND_MAGAZINES", "FINANCE", "TRAVEL_AND_LOCAL", "AUTO_AND_VEHICLES", "ART_AND_DESIGN", "BEAUTY", "VIDEO_PLAYERS", "COMICS", "WEATHER", "HOUSE_AND_HOME", "LIBRARIES_AND_DEMO", "EDUCATION", "ENTERTAINMENT"], "categoryorder": "array", "domain": [0, 1], "title": {"text": "Category"}}, "yaxis": {"anchor": "x", "domain": [0, 1], "title": {"text": "index"}}}}
